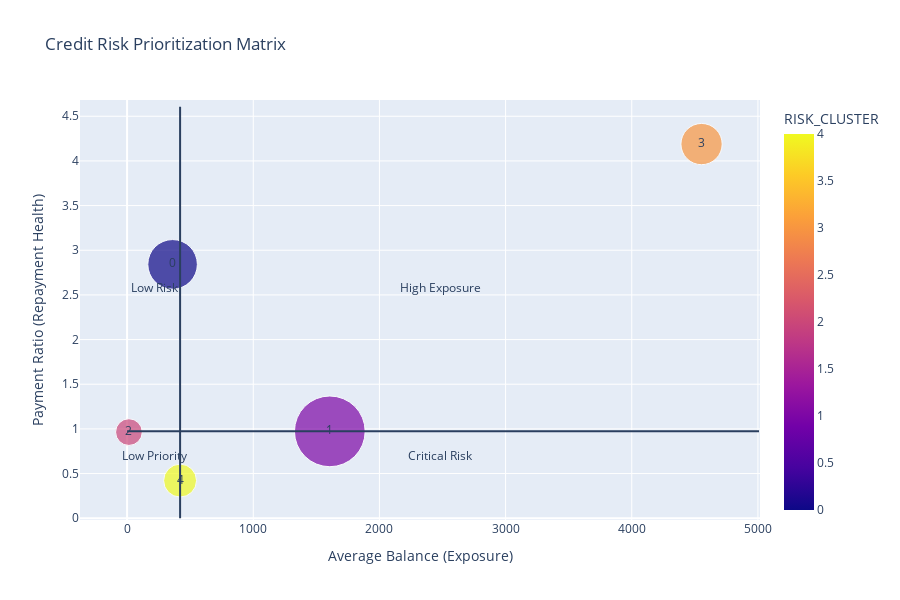

The notebook cell this image was saved under:
### Code cell
fig5 = visualizer.plot_risk_matrix()
fig5.show()

### Figure 1 — Plotly figure (JSON) as saved in the notebook; plotly's stock layout.template omitted (floating-point values rounded to 4 significant figures)
{"data": [{"hovertemplate": "<b>%{hovertext}</b><br><br>avg_balance=%{x}<br>payment_ratio=%{y}<br>size=%{marker.size}<br>RISK_CLUSTER=%{marker.color}<extra></extra>", "hovertext": [0.0, 1.0, 2.0, 3.0, 4.0], "legendgroup": "", "marker": {"color": [0, 1, 2, 3, 4], "coloraxis": "coloraxis", "size": [2006, 4085, 582, 1391, 886], "sizemode": "area", "sizeref": 1.634, "symbol": "circle"}, "mode": "markers+text", "name": "", "orientation": "v", "showlegend": false, "text": [0.0, 1.0, 2.0, 3.0, 4.0], "type": "scatter", "x": [360.7, 1607.0, 14.52, 4553.0, 420.1], "xaxis": "x", "y": [2.842, 0.9725, 0.9641, 4.189, 0.4213], "yaxis": "y"}], "layout": {"annotations": [{"showarrow": false, "text": "Low Risk", "x": 217.3, "y": 2.581}, {"showarrow": false, "text": "High Exposure", "x": 2487.0, "y": 2.581}, {"showarrow": false, "text": "Low Priority", "x": 217.3, "y": 0.6969}, {"showarrow": false, "text": "Critical Risk", "x": 2487.0, "y": 0.6969}], "coloraxis": {"colorbar": {"title": {"text": "RISK_CLUSTER"}}, "colorscale": [[0, "#0d0887"], [0.1111, "#46039f"], [0.2222, "#7201a8"], [0.3333, "#9c179e"], [0.4444, "#bd3786"], [0.5556, "#d8576b"], [0.6667, "#ed7953"], [0.7778, "#fb9f3a"], [0.8889, "#fdca26"], [1, "#f0f921"]]}, "height": 600, "legend": {"itemsizing": "constant", "tracegroupgap": 0}, "shapes": [{"type": "line", "x0": 420.1, "x1": 420.1, "y0": 0, "y1": 4.608}, {"type": "line", "x0": 0, "x1": 5009.0, "y0": 0.9725, "y1": 0.9725}], "title": {"text": "Credit Risk Prioritization Matrix"}, "xaxis": {"anchor": "y", "domain": [0, 1], "title": {"text": "Average Balance (Exposure)"}}, "yaxis": {"anchor": "x", "domain": [0, 1], "title": {"text": "Payment Ratio (Repayment Health)"}}}}
